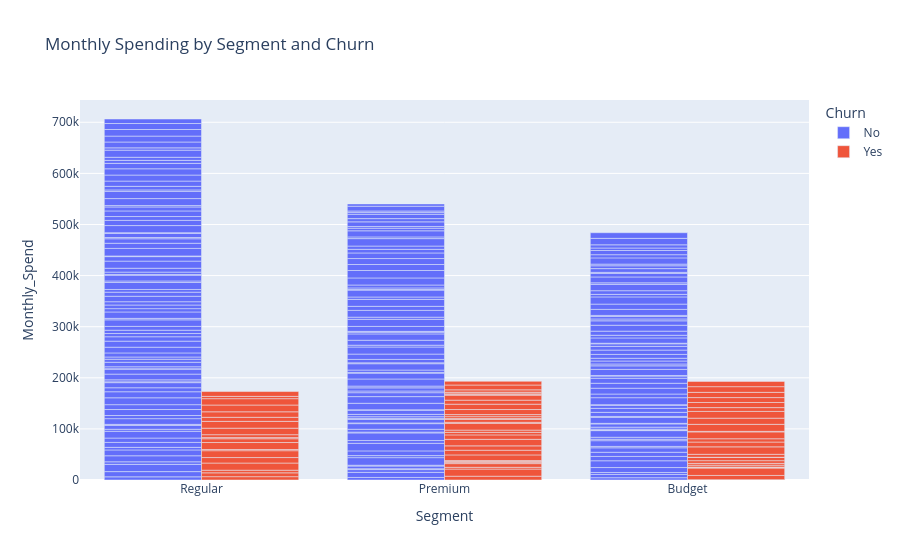

Source (notebook cell):
### Code cell
import plotly.express as px

fig = px.bar(
    df,
    x="Segment",
    y="Monthly_Spend",
    color="Churn",
    title="Monthly Spending by Segment and Churn",
    barmode="group",
    hover_data=["Customer_ID", "Tenure_Months", "Support_Calls"]
)

fig.show()

### Figure 1 — Plotly figure (JSON) as saved in the notebook; plotly's stock layout.template omitted (floating-point values rounded to 4 significant figures; data arrays with more than 128 entries replaced by an {"elided": "..."} marker saying what was removed)
{"data": [{"alignmentgroup": "True", "customdata": {"elided": "226x3 mixed values"}, "hovertemplate": "Churn=No<br>Segment=%{x}<br>Monthly_Spend=%{y}<br>Customer_ID=%{customdata[0]}<br>Tenure_Months=%{customdata[1]}<br>Support_Calls=%{customdata[2]}<extra></extra>", "legendgroup": "No", "marker": {"color": "#636efa", "pattern": {"shape": ""}}, "name": "No", "offsetgroup": "No", "orientation": "v", "showlegend": true, "textposition": "auto", "type": "bar", "x": {"elided": "226 str values"}, "xaxis": "x", "y": {"elided": "226 int values"}, "yaxis": "y"}, {"alignmentgroup": "True", "customdata": {"elided": "74x3 mixed values"}, "hovertemplate": "Churn=Yes<br>Segment=%{x}<br>Monthly_Spend=%{y}<br>Customer_ID=%{customdata[0]}<br>Tenure_Months=%{customdata[1]}<br>Support_Calls=%{customdata[2]}<extra></extra>", "legendgroup": "Yes", "marker": {"color": "#EF553B", "pattern": {"shape": ""}}, "name": "Yes", "offsetgroup": "Yes", "orientation": "v", "showlegend": true, "textposition": "auto", "type": "bar", "x": ["Premium", "Regular", "Premium", "Budget", "Regular", "Regular", "Regular", "Budget", "Budget", "Budget", "Budget", "Budget", "Premium", "Regular", "Premium", "Premium", "Regular", "Premium", "Budget", "Premium", "Regular", "Premium", "Premium", "Premium", "Budget", "Premium", "Premium", "Premium", "Regular", "Premium", "Budget", "Budget", "Budget", "Regular", "Premium", "Premium", "Budget", "Premium", "Budget", "Budget", "Regular", "Premium", "Budget", "Budget", "Regular", "Premium", "Premium", "Budget", "Budget", "Regular", "Premium", "Budget", "Regular", "Regular", "Premium", "Regular", "Premium", "Budget", "Premium", "Budget", "Regular", "Budget", "Premium", "Regular", "Premium", "Budget", "Regular", "Premium", "Budget", "Premium", "Regular", "Premium", "Premium", "Budget"], "xaxis": "x", "y": [7444, 6515, 13946, 725, 7522, 5142, 14003, 8179, 14556, 801, 1106, 3670, 3475, 10757, 7209, 2395, 13413, 2186, 3509, 1284, 2341, 11147, 9216, 8492, 5280, 12807, 8673, 4995, 13621, 4354, 6191, 504, 5722, 7466, 13056, 2193, 14598, 5677, 9432, 6449, 2164, 1581, 13421, 1012, 5737, 3843, 4006, 13784, 12048, 12737, 9935, 13240, 13338, 7921, 10449, 10762, 7890, 7405, 9707, 10040, 13284, 9587, 1351, 12438, 2927, 10260, 4500, 1566, 11136, 4607, 9445, 9467, 7248, 10317], "yaxis": "y"}], "layout": {"barmode": "group", "legend": {"title": {"text": "Churn"}, "tracegroupgap": 0}, "title": {"text": "Monthly Spending by Segment and Churn"}, "xaxis": {"anchor": "y", "domain": [0, 1], "title": {"text": "Segment"}}, "yaxis": {"anchor": "x", "domain": [0, 1], "title": {"text": "Monthly_Spend"}}}}
